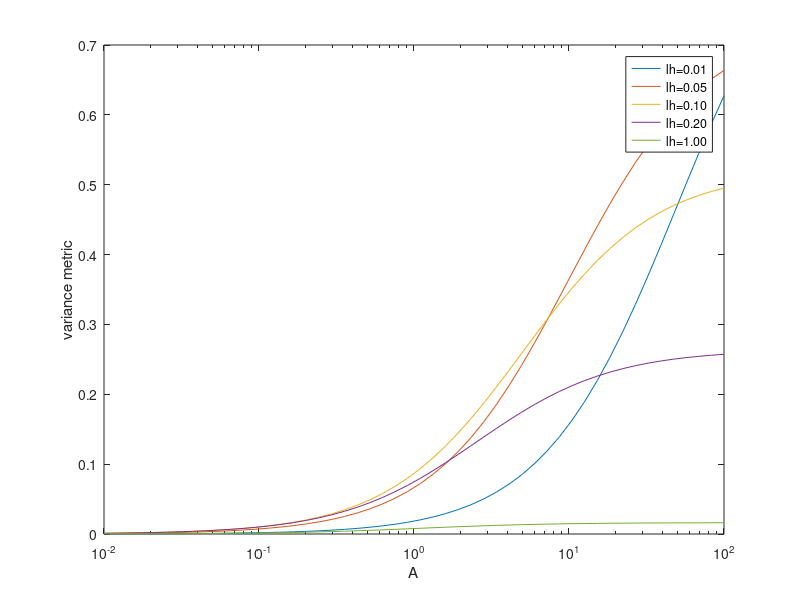

The MATLAB script that drew this image:
% variance metric as a function of two dimless parameters: 
% lh = sqrt(D/(kg*N*del*L))
% Al = ks*c0/kw * lh
% assumes c0 is small enough that glucose consumption rates are linear
% throughout (ie: c0<<Km)
% assumes glucose distribution is similar to that expected with uniform
% mitochondrial density

varfunc  = @(lh,Al) 2*Al*(-6*lh + (1+12*lh^2)*tanh(1/2/lh)) / (1+2*Al*tanh(1/2/lh));

lhlist = logspace(-3,1,51);
Alist = logspace(-2,2,50);

varmetric = zeros(length(lhlist),length(Alist));
for lc = 1:length(lhlist)
    for ac = 1:length(Alist)
        varmetric(lc,ac) = varfunc(lhlist(lc),Alist(ac));
    end
end


pcolor(log10(Alist),log10(lhlist),varmetric)
shading flat
xlabel('A*lh')
ylabel('lh = sqrt(D/(kg*N*del*L))')
title('variance metric')

%%
% get relevant numbers
D=140; L=500; N = 70; del=1;
kg = 0.2;
lh = sqrt(D/(kg*N*del*L))

%%
hold all
plot(log10(Alist),log10(lh/sqrt(10))*ones(size(Alist)),'k')
hold off

%% for a given value of A, plot versus lh
Alist = [1,10,100];
lhlist = logspace(-3,1,51);
varmetric = zeros(length(lhlist),length(Alist))
for ac = 1:length(Alist)
    A = Alist(ac);
    for lc = 1:length(lhlist)
        lh = lhlist(lc);
        varmetric(lc,ac) = varfunc(lh,A*lh);
    end
    semilogx(lhlist,varmetric(:,ac))
    hold all
end
hold off

xlabel('lh')
ylabel('variance metric')
legend('A=1','A=10','A=100')

%% for a given value of lh, plot vs A
Alist = logspace(-2,2);;
lhlist = [0.01,0.05,0.1,0.2,1];
varmetric = zeros(length(lhlist),length(Alist))
for lc = 1:length(lhlist)
    for ac = 1:length(Alist)
        varmetric(lc,ac) = varfunc(lhlist(lc),Alist(ac)*lhlist(lc));
    end
    semilogx(Alist,varmetric(lc,:))
    hold all
    strlabel{lc} = sprintf('lh=%0.2f',lhlist(lc));
end
hold off

xlabel('A')
ylabel('variance metric')
legend(strlabel)
